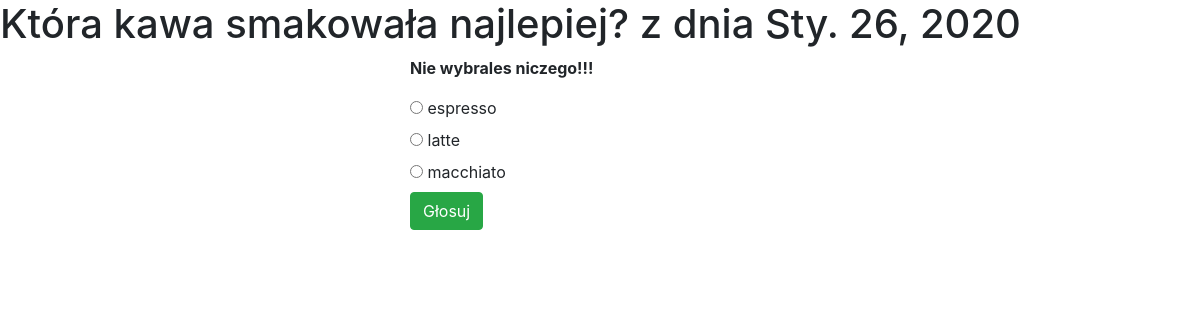
The app's page /ankieta/5/glosuj with its own data.
### ankieta/models.py (models this page shows, shortened)
class Pytanie(models.Model):
    tekst_pytanie = models.CharField(max_length=200)
    data_publikowacji = models.DateField(auto_now=True)
    objects=models.Manager()

class Odpowiedz(models.Model):
    pytanie= models.ForeignKey(Pytanie,on_delete=models.CASCADE)
    tekst_odpowiedzi =models.CharField(max_length=200)
    glosy= models.IntegerField(default=0)
    objects=models.Manager()

### ankieta/views.py (the view)
# urls.py: path('<int:pytanie_id>/glosuj',views.glosuj,name='glosuj'),
def glosuj(request,pytanie_id):
    pytanie=get_object_or_404(Pytanie, pk=pytanie_id)
    try:
        wybr_odp=pytanie.odpowiedz_set.get(pk=request.POST['odp'])
    except (KeyError, Odpowiedz.DoesNotExist):
        return render(request, 'ankieta/szczegoly.html',{
            'pytanie':pytanie,
            'error_message': 'Nie wybrales niczego!!!'
        })
    else:
        wybr_odp.glosy+=1
        wybr_odp.save()
        return HttpResponseRedirect(reverse('wyniki', args=(pytanie.id,)))

### ankieta/templates/ankieta/szczegoly.html (shortened to what this page needs)
{% extends 'ankieta/base.html' %}
{% block content %}
<h1>{{ pytanie.tekst_pytanie }} z dnia {{ pytanie.data_publikowacji }}</h1></div>
    <div class="row">
      <div class="col-sm">
      </div>
      <div class="col-sm">
        {% if error_message %}<p><strong>{{error_message}} </strong></p>{% endif %}
        <form action="{% url 'glosuj' pytanie.id %}" method="POST">
            {% for odp in pytanie.odpowiedz_set.all %}
                <input type="radio" name="odp" id="odp{{ forloop.counter }}" value="{{ odp.id}}">
                <label for="odp{{ forloop.counter }}">{{ odp.tekst_odpowiedzi}}</label>
                <br>
            {% endfor %}
           <button type= "submit" class="btn btn-success">Głosuj</button>
        </form>
      </div>
      <div class="col-sm">
      </div>
    </div>
  {% endblock %}

### records on screen
Pytanie: tekst_pytanie "Która kawa smakowała najlepiej?", data_publikowacji "Sty. 26, 2020"
Odpowiedz: tekst_odpowiedzi "espresso"
Odpowiedz: tekst_odpowiedzi "latte"
Odpowiedz: tekst_odpowiedzi "macchiato"

### other values on screen
{{ error_message }} "Nie wybrales niczego!!!"
